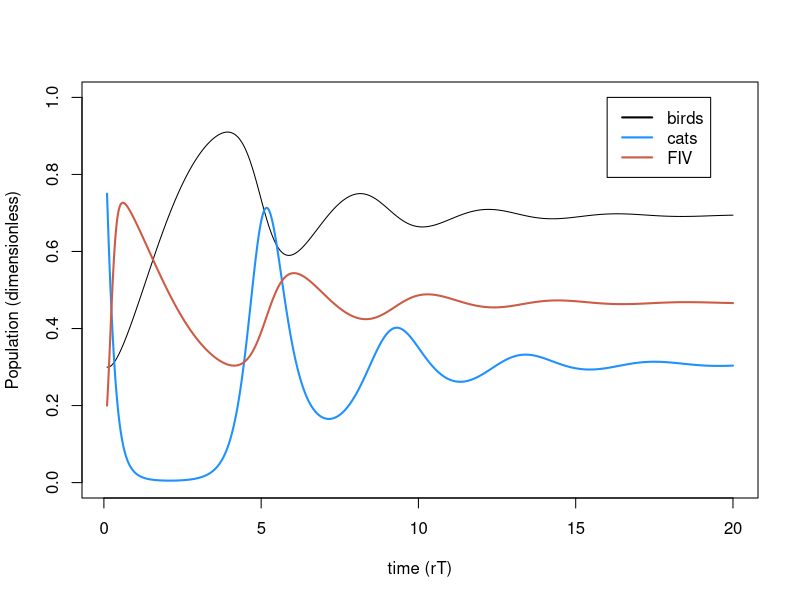
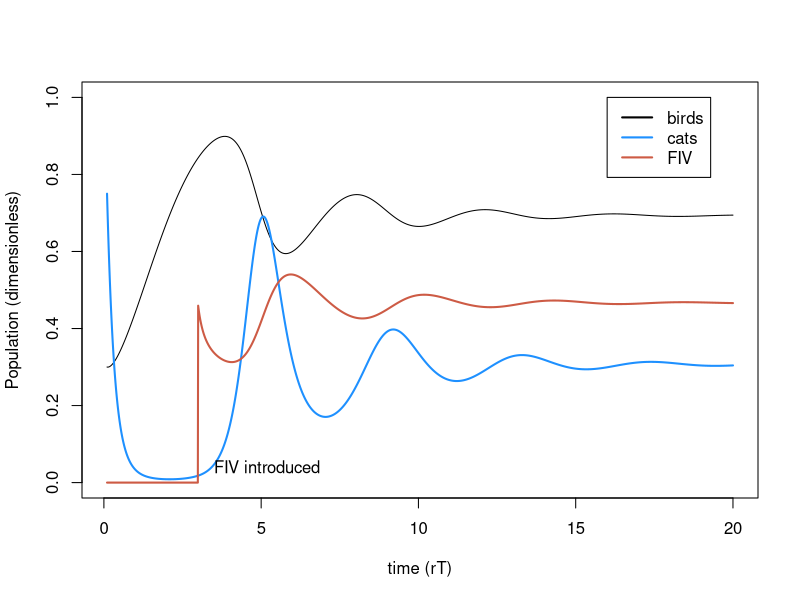
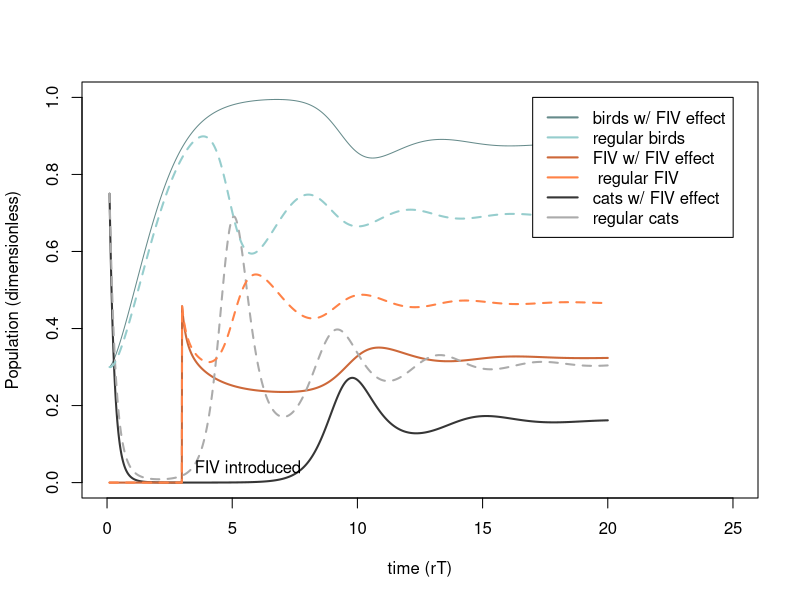
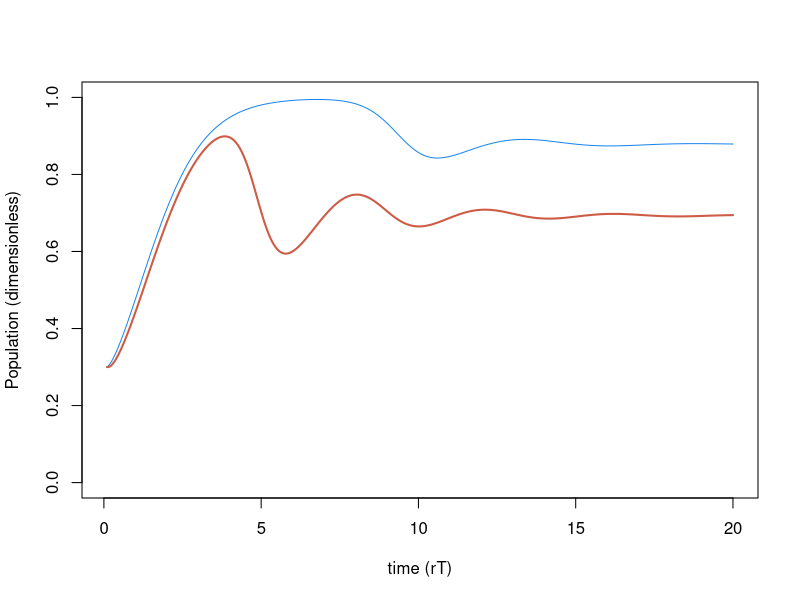
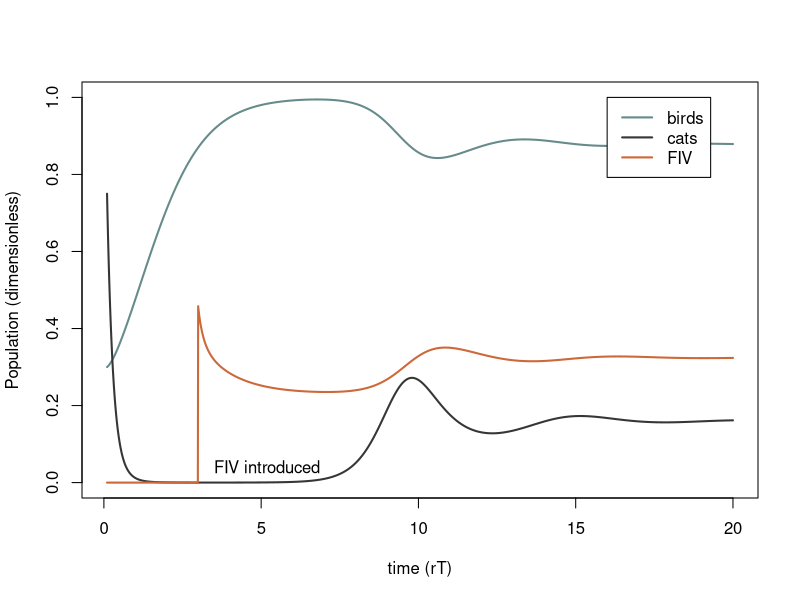
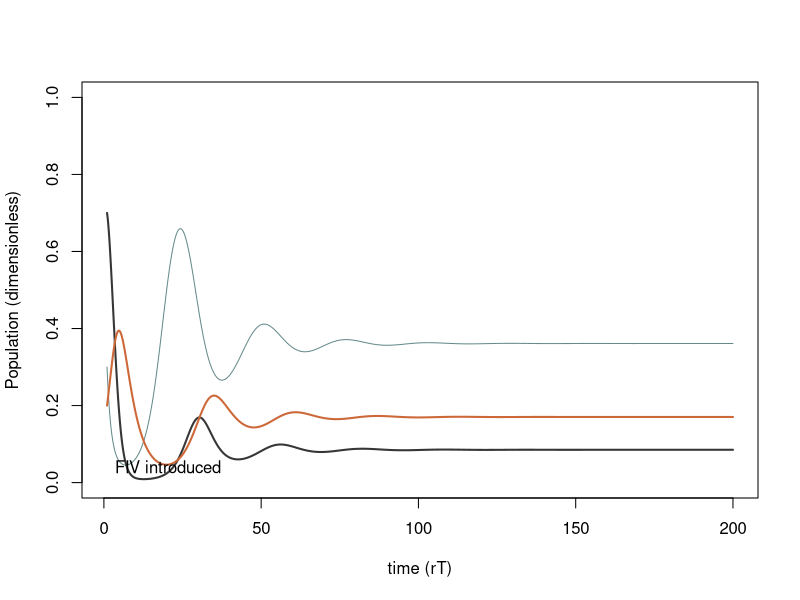
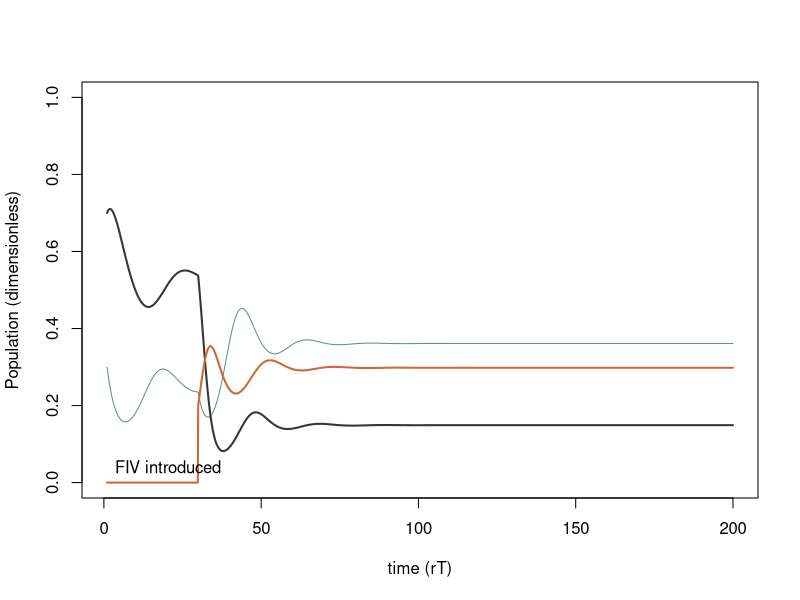
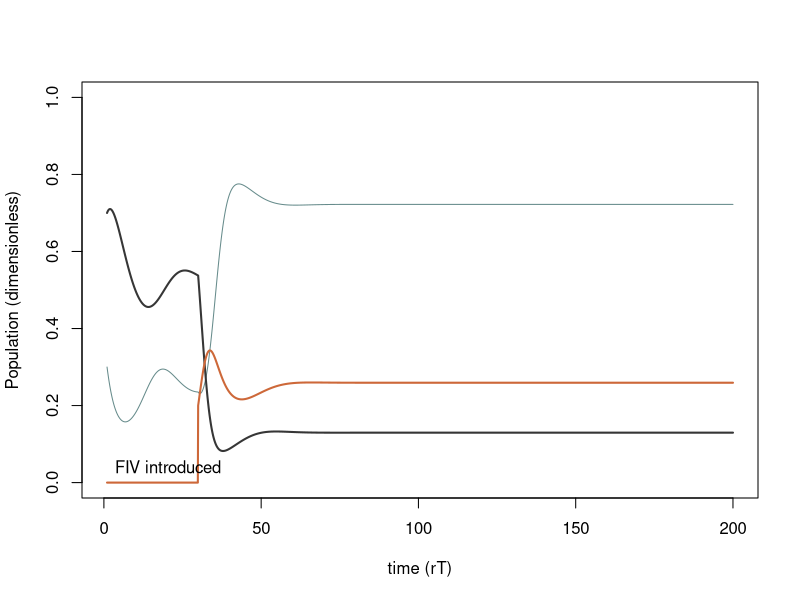

These charts were generated, in order, by the following R code:
## ---- chunk 1
##Variables
#N.v <- NaN    ## population size for victims (birds)
#N.p <- NaN    ## population size for predators (cats)
t.time.set <- seq(1, 200, length.out= 2000) ## time

##Parameter values##
#K <- NaN            # carrying capacity               (will be estimated from dimensionless parameters)
#u <- NaN            # predation rate                  (will be estimated from dimensionless parameters)
#beta.ma <- NaN      # contact rate for mass action    (will be estimated from dimensionless parameters)    

r.v <- 0.1          # per capita growth rate of birds in the model
a <- 0.03           # trophic conversion efficiency of cats
d.p <- 0.6          # natural per capita death rate of cats
beta.pm <- 1.5      # contact rate for proportionate mixing
delta <- 0.2        # virulence

#core equations
#B <- N.v/K
B.set <-seq(0, 1, length.out=20000)
#C <- N.p*u/r.v
t.set <- r.v*t.time.set

#dimensionless parameters
sigma.pm <- beta.pm/r.v
#sigma.pm.set <- seq(0,25, length.out = 20000)
#sigma.ma <- beta.ma * C/u 
#sigma.ma.set<- seq(0, 250, length.out = 20000)

#e <- alpha*u*K/r.v
e <- 10
#e.set <- seq(0, 25, length.out = 20000)
m <- d.p/r.v
alpha <- delta/r.v

## ---- chunk 2
B.simu1 <- NaN*t.set 
  B.simu1[1] <- .3
C.simu1 <- NaN*t.set
  C.simu1[1] <- .75
I.simu1 <- NaN*t.set
 I.simu1[1] <- 0.2

#for PM
for(i in 2:length(t.set)){
  
  dt <- t.set[i]-t.set[i-1]
  B <- B.simu1[i-1]
  C <- C.simu1[i-1]
  I <- I.simu1[i-1]
  
  dB <- (B*(1-B) -B*C) *dt
  dC <- (e*B*C - m*C - alpha*C*I)*dt
  dI <- (((sigma.pm - alpha)* (1-I) - e*B)*I) *dt
  
  B.simu1[i] <- B + dB
  C.simu1[i] <- C + dC
  I.simu1[i] <- I + dI
}

  
plot(t.set, B.simu1, type= "l", ylim= c(0, 1), ylab="Population (dimensionless)", xlab="time (rT)")  
lines(t.set,C.simu1,lwd=2,col='dodgerblue')
lines(t.set, I.simu1, lwd = 2, col= "coral3")
legend(x=16,y=1, col = c("black","dodgerblue","coral3"), lty=1,lwd=2,legend = c("birds", "cats", "FIV"))

## ---- chunk 3
B.simu2 <- NaN*t.set 
  B.simu2[1] <- .3
C.simu2 <- NaN*t.set
  C.simu2[1] <- .75
I.simu2 <- NaN*t.set
# I.simu2[1] <- 0
## ---- chunk 4
#for PM
for(i in 2:length(t.set)){
  
  	if(t.set[i] < 3){I.simu2[i-1] <- 0 } else { 
  	  if(t.set[i] == 3) {I.simu2[i-1] <- 0.2} else { I<- I.simu2[i-1]}}
	
  dt <- t.set[i]-t.set[i-1]
  B <- B.simu2[i-1]
  C <- C.simu2[i-1]
  #I.simu2[i-1]
  
  dB <- (B*(1-B) -B*C) *dt
  dC <- (e*B*C - m*C - alpha*C*I)*dt
  dI <- (((sigma.pm - alpha)* (1-I) - e*B)*I) *dt
  
  B.simu2[i] <- B + dB
  C.simu2[i] <- C + dC
  I.simu2[i] <- I + dI
}

plot(t.set, B.simu2, type= "l", ylim= c(0, 1), ylab="Population (dimensionless)", xlab="time (rT)")  
lines(t.set,C.simu2,lwd=2,col='dodgerblue')
lines(t.set, I.simu2, lwd = 2, col= "coral3")
legend(x=16,y=1, col = c("black","dodgerblue","coral3"), lty=1,lwd=2,legend = c("birds", "cats", "FIV"))
text(x=3.5, y=0.04, adj=0, label="FIV introduced")
## ---- chunk 5
l <- 0.25 #percent activity of sick cats (lathargy)
#for PM
B.simu3 <- NaN*t.set 
  B.simu3[1] <- .3
C.simu3 <- NaN*t.set
  C.simu3[1] <- .75
I.simu3 <- NaN*t.set
#I.simu3[1] <- 0

for(i in 2:length(t.set)){
  
  	if(t.set[i] < 3){I.simu3[i-1] <- 0 } else { 
  	  if(t.set[i] == 3) {I.simu3[i-1] <- 0.2} else { I<- I.simu3[i-1]}}
	
  dt <- t.set[i]-t.set[i-1]
  B <- B.simu3[i-1]
  C <- C.simu3[i-1]
  #I.simu3[i-1]
  
  dB <- (B*(1-B) -B*C*(1-I) - l*B*I*C ) *dt
  dC <- (e*(B*C*(1-I) + l*B*I*C) - m*C - alpha*C*I)*dt
  dI <- (((sigma.pm - alpha)* (1-I) - e*B)*I) *dt
  
  B.simu3[i] <- B + dB
  C.simu3[i] <- C + dC
  I.simu3[i] <- I + dI
}

plot(t.set, B.simu3, type= "l", ylim= c(0, 1), xlim=c(0, 25), ylab="Population (dimensionless)", xlab="time (rT)", col='paleturquoise4')  
lines(t.set,C.simu3,lwd=2,col='gray21')
lines(t.set, I.simu3, lwd = 2, col= "sienna3")
lines(t.set,C.simu2,lwd=2, lty= 2, col='gray67')
lines(t.set, I.simu2, lwd = 2,lty= 2, col= "sienna1")
lines(t.set,B.simu2,lwd=2,lty= 2, col='paleturquoise3')

legend(x=17,y=1, col = c("paleturquoise4","paleturquoise3","sienna3", "sienna1", "gray21", "gray67"), lty=1,lwd=2,legend = c("birds w/ FIV effect", "regular birds", "FIV w/ FIV effect", " regular FIV", "cats w/ FIV effect", "regular cats"))
text(x=3.5, y=0.04, adj=0, label="FIV introduced")




plot(t.set, B.simu3,type= "l", ylim= c(0, 1), ylab="Population (dimensionless)", xlab="time (rT)", col= 'Dodgerblue2')
lines(t.set, B.simu2, lwd=2, col= 'coral3')



plot(t.set, B.simu3, type= "l", ylim= c(0, 1), lwd=2, ylab="Population (dimensionless)", xlab="time (rT)", col='paleturquoise4')  
lines(t.set,C.simu3,lwd=2,col='gray21')
lines(t.set, I.simu3, lwd = 2, col= "sienna3")

legend(x=16,y=1, col = c("paleturquoise4","gray21","sienna3"), lty=1,lwd=2,legend = c("birds", "cats", "FIV"))
text(x=3.5, y=0.04, adj=0, label="FIV introduced")

## ---- chunk 6

mu <- 1 #not given
a <- 0.6 #trophic conversion
d <- 0.15 #per capita death
beta.pm <- .75 #pm contact rate
delta <- .1 # virulence
K<- 1
r<- .4

l <- 0.25 #percent activity of sick cats (lathargy)
#for PM
N.simu4 <- NaN*t.time.set 
  N.simu4[1] <- .3
S.simu4 <- NaN*t.time.set
  S.simu4[1] <- .7
I.simu4 <- NaN*t.time.set
  I.simu4[1] <- .2

for(i in 2:length(t.time.set)){
  
	
  dt <- t.time.set[i]-t.time.set[i-1]
  N <- N.simu4[i-1]
  S <- S.simu4[i-1]
  I <- I.simu4[i-1]
  
  P <- S + I
  
  dN <- (r*N*(1-N/K)-mu*N*P) * dt
  dS <- ((a*mu*N*P)-(d*S) - (beta.pm*(S*I/P))) * dt
  dI <- (beta.pm* (S*I/P) - d*I -delta*I) * dt
  
  N.simu4[i] <- N + dN
  S.simu4[i] <- S + dS
  I.simu4[i] <- I + dI
 }

plot(t.time.set, N.simu4, type= "l", ylim= c(0,1), ylab="Population (dimensionless)", xlab="time (rT)", col='paleturquoise4')  
lines(t.time.set,S.simu4,lwd=2,col='gray21')
lines(t.time.set, I.simu4, lwd = 2, col= "sienna3")


legend(x=150,y=10, col = c("paleturquoise4","sienna3", "gray21" ), lty=1,lwd=2,legend = c( "regular birds",  " regular FIV", "regular cats"))
text(x=3.5, y=0.04, adj=0, label="FIV introduced")





## ---- chunk 7
mu <- 1 #predation rate
a <- 0.6 #trophic conversion
d <- 0.15 #per capita death
#beta.pm <- .33 #pm contact rate
#delta <- .16 # virulence
K<- 1
r<- .7

l <- 0.25 #percent activity of sick cats (lathargy)
#for PM
N.simu6 <- NaN*t.time.set 
  N.simu6[1] <- .3
S.simu6 <- NaN*t.time.set
  S.simu6[1] <- .7
I.simu6 <- NaN*t.time.set
 # I.simu6[1] <- .0

for(i in 2:length(t.time.set)){
  
 if(t.time.set[i] < 30){I.simu6[i-1] <- 0 } else { 
  	 if((t.time.set[i] > 30.068533) &&(t.time.set[i] < 30.168082)) {I.simu6[i-1] <- 0.2} else {}}
	
  dt <- t.time.set[i]-t.time.set[i-1]
  N <- N.simu6[i-1]
  S <- S.simu6[i-1]
  I <- I.simu6[i-1]
  P <- S + I
  
  dN <- (r*N*(1-N/K)-mu*N*P) * dt
  dS <- ((a*mu*N*P)-(d*S) - (beta.pm*(S*I/P))) * dt
  dI <- (beta.pm* (S*I/P) - d*I -delta*I) * dt
  
  N.simu6[i] <- N + dN
  S.simu6[i] <- S + dS
  I.simu6[i] <- I + dI
 }

plot(t.time.set, N.simu6, type= "l", ylim= c(0,1),ylab="Population (dimensionless)", xlab="time (rT)", col='paleturquoise4')  
lines(t.time.set, S.simu6,lwd=2,col='gray21')
lines(t.time.set, I.simu6, lwd = 2, col= "sienna3")


legend(x=150,y=10, col = c("paleturquoise4","sienna3", "gray21" ), lty=1,lwd=2,legend = c( "regular birds",  " regular FIV", "regular cats"))
text(x=3.5, y=0.04, adj=0, label="FIV introduced")


## ---- chunk 8
#NOW WITH LETHARGY
mu <- 1 #predation rate
a <- 0.6 #trophic conversion
d <- 0.15 #per capita death
#beta.pm <- .33 #pm contact rate
#delta <- .16 # virulence
K<- 1
r<- .7

l <- 0.25 #percent activity of sick cats (lathargy)
#for PM
N.simu7 <- NaN*t.time.set 
  N.simu7[1] <- .3
S.simu7 <- NaN*t.time.set
  S.simu7[1] <- .7
I.simu7 <- NaN*t.time.set
 # I.simu7[1] <- .0

for(i in 2:length(t.time.set)){
  
 if(t.time.set[i] < 30){I.simu7[i-1] <- 0 } else { 
  	 if((t.time.set[i] > 30.068533) &&(t.time.set[i] < 30.168082)) {I.simu7[i-1] <- 0.2} else {}}
	
  dt <- t.time.set[i]-t.time.set[i-1]
  N <- N.simu7[i-1]
  S <- S.simu7[i-1]
  I <- I.simu7[i-1]
  P <- S + I
  
  dN <- (r*N*(1-N/K)-mu*N*S - mu*l*N*I) * dt
  dS <- (a*N*((mu*S)+(mu*l*I))-(d*S) - (beta.pm*(S*I/P))) * dt
  dI <- (beta.pm* (S*I/P) - d*I -delta*I) * dt
  
  N.simu7[i] <- N + dN
  S.simu7[i] <- S + dS
  I.simu7[i] <- I + dI
 }

plot(t.time.set, N.simu7, type= "l", ylim= c(0,1),ylab="Population (dimensionless)", xlab="time (rT)", col='paleturquoise4')  
lines(t.time.set, S.simu7,lwd=2,col='gray21')
lines(t.time.set, I.simu7, lwd = 2, col= "sienna3")


legend(x=150,y=10, col = c("paleturquoise4","sienna3", "gray21" ), lty=1,lwd=2,legend = c( "regular birds",  " regular FIV", "regular cats"))
text(x=3.5, y=0.04, adj=0, label="FIV introduced")

## ---- chunk 9
Yset <- seq(8,15,length.out = 50)

B.starset <- NaN*Yset
C.starset <- NaN*Yset
I.starset <- NaN*Yset

for(j in 1:length(Yset)){ 
	Y <- Yset[j] 
	
	B.simu8 <- NaN*t.set
	B.simu8[1] <- 0.3
	C.simu8 <- NaN*t.set
	C.simu8[1] <- 0.75
	I.simu8 <- NaN*t.set
	I.simu8[1] <- 0.2
	
	
	for(i in 2:length(t.set)){ 
		dt <- t.set[i]-t.set[i-1] 
		B <- B.simu8[i-1]
		C <- C.simu8[i-1]
		I <- I.simu8[i-1]

	  dB <- (B*(1-B) -B*C) *dt
    dC <- (e*B*C - m*C - alpha*C*I)*dt
    dI <- (((Y - alpha)* (1-I) - e*B)*I) *dt
		
    B.simu8[i] <- B + dB
    C.simu8[i] <- C + dC
    I.simu8[i] <- I + dI
	}
	
	
	B.starset[j] <- B.simu8[length(t.set)]
	C.starset[j] <- C.simu8[length(t.set)]
	I.starset[j] <- I.simu8[length(t.set)]
	
	
}

plot(Yset, B.starset, type= 'l', lwd=2,col="paleturquoise4",las=1,xlab='Predator mixing, sigma.pm',ylab='Stable equilibria of populations', ylim = c(0,1) )
lines(Yset, C.starset, col="gray21", lwd=2)
lines(Yset, I.starset, col="sienna3", lwd=2)
legend(x=8,y=1.0, col = c("paleturquoise4","gray21","sienna3"), lty=1,lwd=2,legend = c("birds", "cats", "FIV"))
